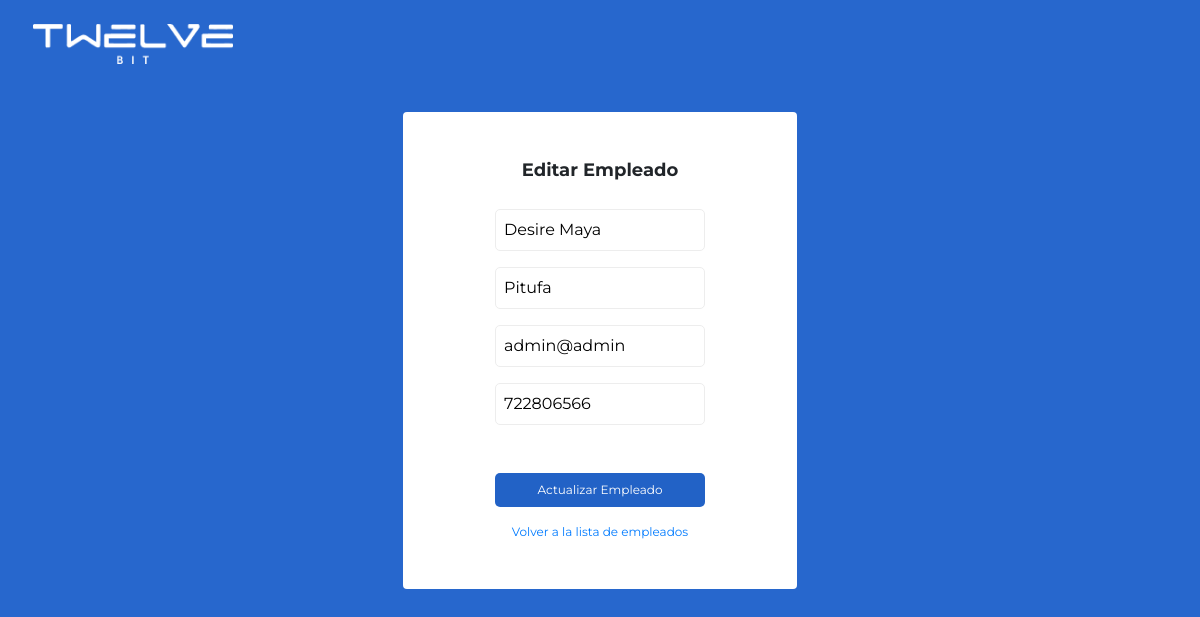
Screenshot of /editarEmpleados.php?id=1 with the database file from the repository.
### tables this page shows
CREATE TABLE `empleados` (
  `Cod_Empleado` int(11) NOT NULL,
  `Nombre` varchar(100) DEFAULT NULL,
  `Apellidos` varchar(100) DEFAULT NULL,
  `Telefono` varchar(20) DEFAULT NULL,
  `Email` varchar(100) DEFAULT NULL
);

### editarEmpleados.php (the view, shortened to what this page needs)
<?php
include 'conexion.php';
$row = null;
if (isset($_GET['id'])) {
    $id = intval($_GET['id']);
    $sql = "SELECT * FROM empleados WHERE Cod_Empleado = $id";
    $result = $conn->query($sql);
    if ($result->num_rows > 0) {
        $row = $result->fetch_assoc();
    } else {
        echo "<script>alert('Empleado no encontrado');
            location.assign('index.php'); </script>";
        exit();
    }
}
?>
<!DOCTYPE html>
<html lang="en">
<head>
    <link rel="stylesheet" href="css/style.css">
    <link rel="stylesheet" href="https://cdn.jsdelivr.net/npm/bootstrap@4.6.2/dist/css/bootstrap.min.css">
</head>
<body class="bg-azul overflow-hidden">
    <div class="w-100">
        <div class="row">
            <div class="col-md-12 p-4 pl-5">
                <img src="img\logo.png" alt="logo TwelveBit" class="logo">
            </div>
        </div>
        <div class="row p-4 d-flex justify-content-center">
            <div class="col-lg-4 col-md-6 col-10 p-5 d-flex flex-column align-items-center contenedor">
            <h1 class="fs18 bold fsMono mb-4">Editar Empleado</h1>
            <?php if ($row) { ?>
            <form action="editarEmpleados.php" method="POST" class="d-flex flex-column align-items-center mt-1">
                <div>
                    <input type="text" id="nombre" name="nombre" placeholder="Nombre" value="<?php echo $row['Nombre']; ?>" required>
                </div>
                <div class="mt-3">
                    <input type="text" id="apellidos" name="apellidos" placeholder="Apellidos" value="<?php echo $row['Apellidos']; ?>" required>
                </div>
                <div class="mt-3">
                    <input type="email" id="email" name="email" placeholder="Email" value="<?php echo $row['Email']; ?>" required>
                </div>
                <div class="mt-3">
                    <input type="text" id="telefono" name="telefono" placeholder="Teléfono" value="<?php echo $row['Telefono']; ?>" required>
                </div>
                <button type="submit" class="boton mt-5 w-100">Actualizar Empleado</button>
                <a href="index.php" class="mt-3 fs12 text-center">Volver a la lista de empleados</a>
            </form>
            <?php } else { ?>
                <p>Empleado no encontrado.</p>
            <?php } ?>
            </div>
        </div>
    </div>
</body>
</html>

### css/style.css (style rules this page uses)
* { margin: 0; padding: 0; font-family: 'Montserrat', sans-serif; }
.bg-azul { background-color: #2767CD; }
.contenedor { background-color:#ffffff; border-radius:4px; }
.fs12 { font-size:12px; }
.fs18 { font-size:18px; }
.bold { font-weight: 700; }
.boton { background-color: #2262C6; border-radius:5px; font-size:12px; padding:8px; color:#ffffff; border:none; }
.logo { width:200px; }
input { border:1px solid #EDEDED; border-radius:5px; padding:8px; font-size:12px; }
body { background-color: #2767CD; }

### rows the page displays
empleados: nombre "Desire Maya", apellidos "Pitufa", email "admin@admin", telefono "722806566"
